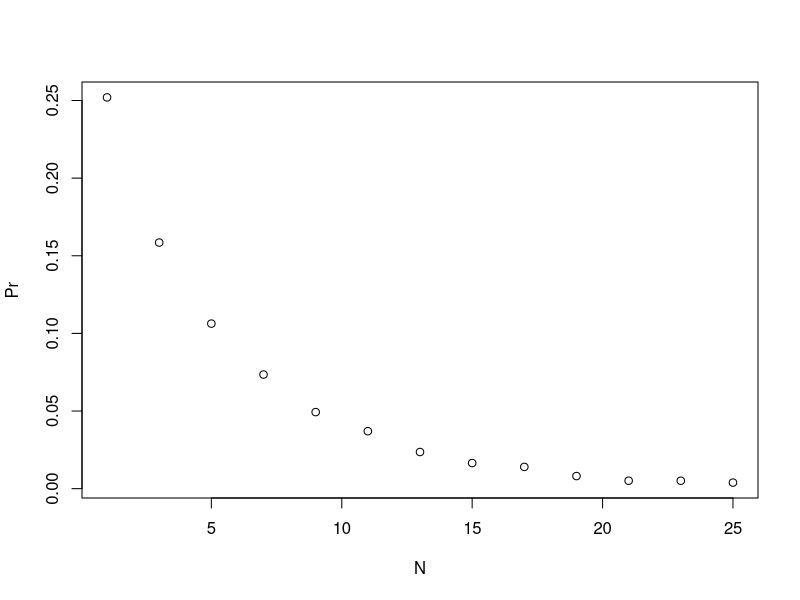

Reproduce this figure in R.
# A wins fixed at p <- 0.75
#compute the probability for different series lengths
#wins in best of 1 game, 3 games, 5 games, and so on through 
#a series that lasts 25 games

# prob B will win using Monte Carlo
prob_win <- function(N, p=0.75){
  B <- 10000
  result <- replicate(B,{
    b_win <- sample(c(1,0),N,replace=TRUE, prob= c(1-p , p))
    sum(b_win)>= (N+1)/2
    })
  mean(result)
}

#'N' as the vector of series lengths from 1 to 25
N <- seq(1,25,2)

#series lengths(N) to determine the probability that team B will win (prob_win). 
#Call this object 'Pr'
Pr <- sapply(N,prob_win)

plot(N,Pr)
